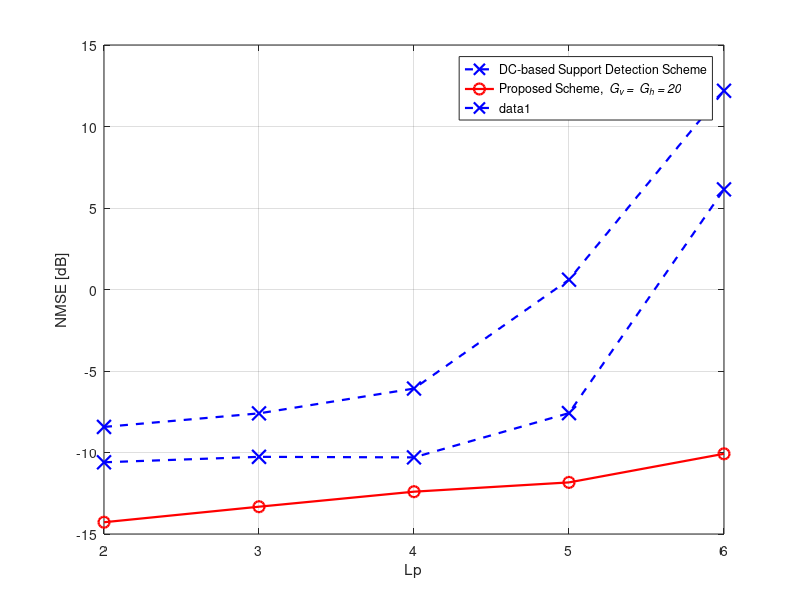

Write the MATLAB code that produced this figure. (Note: this script raises an error after producing the figure.)
%% plot
Lp = 2:6;
% close all

figure
load NMSE_DCsche_128_half_SNR20;
plot(Lp,NMSE_dB,'b--x','linewidth',1.6,'MarkerSize',10);
grid on;
% set(gca,'fontsize',12);%'linewidth',4,'fontname','Times'
hold on
xlabel('Lp');ylabel('NMSE [dB]');
xlim([2, 6]);
set(gca,'XTick',[2:6]);

load NMSE_Redu_128_half_SNR20;
plot(Lp,NMSE_dB,'r-o','linewidth',1.6,'MarkerSize',8);
hold on

legend('DC-based Support Detection Scheme',...
    'Proposed Scheme, \it G_{v} = \it G_{h} = 20')

load NMSE_DCsche_128_half_SNR10;
p = plot(Lp,NMSE_dB,'b--x','linewidth',1.6,'MarkerSize',10);
set(get(get(p,'Annotation'),'LegendInformation'),'IconDisplayStyle','off');
grid on;
% set(gca,'fontsize',12);%'linewidth',4,'fontname','Times'
hold on
xlabel('Lp');ylabel('NMSE [dB]');

load NMSE_Redu_128_half_SNR10;
p = plot(Lp,NMSE_dB,'r-o','linewidth',1.6,'MarkerSize',8);
set(get(get(p,'Annotation'),'LegendInformation'),'IconDisplayStyle','off');
hold on

load NMSE_DCsche_128_half_SNR0;
p = plot(Lp,NMSE_dB,'b--x ','linewidth',1.6,'MarkerSize',10);
set(get(get(p,'Annotation'),'LegendInformation'),'IconDisplayStyle','off');
grid on;
% set(gca,'fontsize',12);%'linewidth',4,'fontname','Times'
hold on
xlabel('Lp');ylabel('NMSE [dB]');

load NMSE_Redu_128_half_SNR0;
p = plot(Lp,NMSE_dB,'r-o','linewidth',1.6,'MarkerSize',8);
set(get(get(p,'Annotation'),'LegendInformation'),'IconDisplayStyle','off');
hold on

